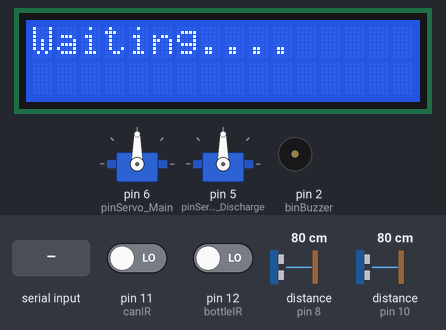
Bench run of a sketch on a simulated Arduino Uno, built with avr-gcc and run on an emulated ATmega328P. On the bench: 2 × servo, 16×2 character LCD, buzzer (waves = sounding). Wiring (inferred from the names in the program): 2 × ultrasonic range finder: trigger pin 7, echo pin 8 / trigger pin 9, echo pin 10. Inputs (shaded band) come from the test bench; at power-on: distance to the obstacle (sensors on pin 8, pin 10) 80 cm, pin 11 (canIR) LOW, pin 12 (bottleIR) LOW. The echo pulse lasts 58.3 µs per cm; what the sketch prints to the serial monitor is not drawn.

Above: at 0.1 s.
3.3 s: distance to the obstacle (sensor on pin 8) set to 34 cm
5.3 s: distance to the obstacle (sensor on pin 8) set to 28 cm
At 6.23 s:
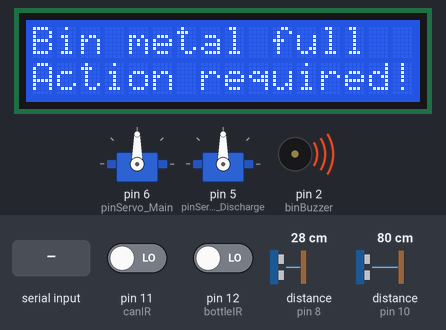
8.1 s: "1\n" received over Serial
At 10.0 s:
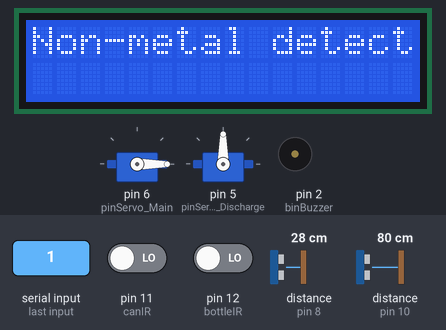
14.2 s: pin 11 (canIR) driven HIGH
At 16.5 s:
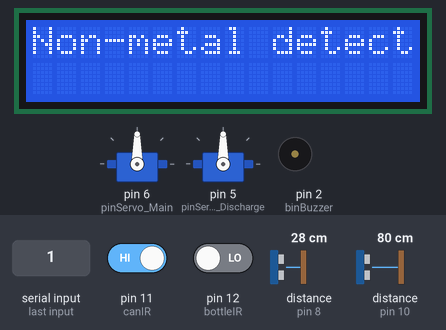
18.2 s: distance to the obstacle (sensor on pin 10) set to 33 cm
19.9 s: distance to the obstacle (sensor on pin 10) set to 28 cm
At 20.92 s:
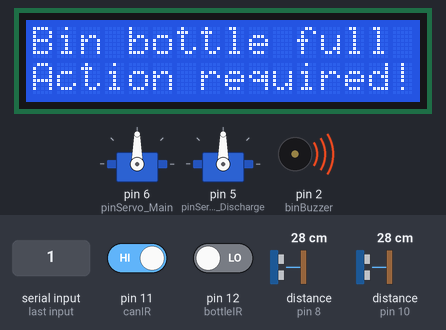
Timing chart, 0 to 23.8 s (numbered marks = the images above; inputs shaded):
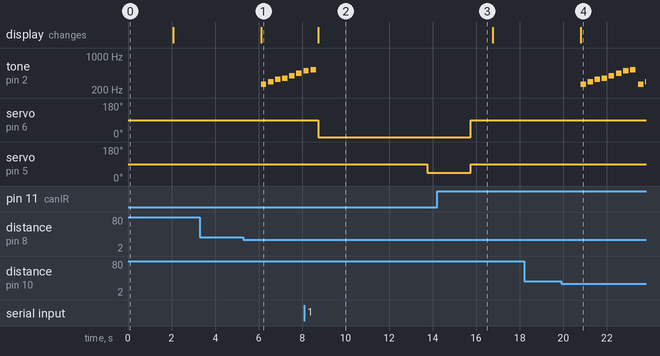

The sketch:

mycode.ino
```cpp
#include <Wire.h>
#include <Servo.h>
#include <LiquidCrystal_I2C.h>

#include "binMonitoring.h"

LiquidCrystal_I2C lcd(0x27, 16, 2);

BinMonitoring bin;

Servo servoMain;
Servo servoDischarge;

#define plasticBottle "bottle"
#define waterBottle "waterbottle"
#define metalCan "can"

const long interval = 1000;
unsigned long prevMills = 0;

const int pinServo_Main = 6;
const int pinServo_Discharge = 5;

void setup() {
  Serial.begin(9600);
  Serial.setTimeout(2000);

  servoMain.attach(pinServo_Main);
  servoMain.write(90); //default position

  servoDischarge.attach(pinServo_Discharge);
  servoDischarge.write(90); //default position

  lcd.init();
  lcd.backlight();
  lcd.setCursor(0,0);
  lcd.print("Waiting....");
  delay(2000);
  lcd.clear();
}

void loop() {
  unsigned long currentMills = millis();

  if(currentMills - prevMills >= interval) {

    if (Serial.available() > 0) {
      String command = Serial.readStringUntil('\n');
      command.trim();
      lcd.clear();
      if (command.equals(plasticBottle) || command.equals(waterBottle))
      {
        Serial.println("Bottle detected");
        lcd.clear();
        lcd.print("Bottle detected");
        lcd.setCursor(0, 0);

        servoMain.write(0);
        delay(5000);
        servoDischarge.write(45);
        delay(2000);
        servoMain.write(90);
        servoDischarge.write(90);
        delay(1000);
      } else if (command.equals(metalCan)) {
        lcd.clear();
        lcd.setCursor(0, 0);
        lcd.print("Metal detected");
        Serial.println("Can detected");

        servoMain.write(180);
        delay(5000);
        servoDischarge.write(45);
        delay(2000);
        servoMain.write(90);
        servoDischarge.write(90);
        delay(1000);
      } else {
        lcd.clear();
        lcd.setCursor(0, 0);
        lcd.print("Non-metal detected");
        Serial.println("Invalid command: " + command);
        servoMain.write(0);
        delay(5000);
        servoDischarge.write(45);
        delay(2000);
        servoMain.write(90);
        servoDischarge.write(90);
        delay(1000);
      }
      lcd.clear();
      lcd.setCursor(0, 0);
      lcd.print("Waiting...");
    }

    if(bin.canBinDistance() < 30 && bin.can_IRs() == 0) {
      lcd.clear();
      lcd.setCursor(0,0);
      lcd.print("Bin metal full");
      lcd.setCursor(0,1);
      lcd.print("Action required!");
      bin.buzzerStart();
    }

    if(bin.bottleBinDistance() < 30 && bin.bottle_IRs() == 0) {
      lcd.clear();
      lcd.setCursor(0,0);
      lcd.print("Bin bottle full");
      lcd.setCursor(0,1);
      lcd.print("Action required!");
      bin.buzzerStart();
    }

    prevMills = currentMills;
  }
}
```

binMonitoring.h
```cpp
class BinMonitoring {
  private:
    const int trigCan = 7;
    const int echCan = 8;
    const int trigBottle = 9;
    const int echBottle = 10;
    const int canIR = 11;
    const int bottleIR = 12;
    const int binBuzzer = 2;
    long distanceCan, durationCan;
    long distanceBottle, durationBottle;

    enum class tones {
      NOTE_C4 = 262,
      NOTE_D4 = 294,
      NOTE_E4 = 330,
      NOTE_F4 = 349,
      NOTE_G4 = 392,
      NOTE_A4 = 440,
      NOTE_B4 = 494,
      NOTE_C5 = 523
    };

    tones melody[8] = {tones::NOTE_C4, tones::NOTE_D4, tones::NOTE_E4, tones::NOTE_F4,
                       tones::NOTE_G4, tones::NOTE_A4, tones::NOTE_B4, tones::NOTE_C5};
    int noteDurations[8] = {4, 4, 4, 4, 4, 4, 4, 4}; // Quarter notes

  public:
    BinMonitoring() {
      pinMode(trigCan, OUTPUT);
      pinMode(echCan, INPUT);
      pinMode(trigBottle, OUTPUT);
      pinMode(echBottle, INPUT);
      pinMode(canIR, INPUT);
      pinMode(bottleIR, INPUT);
      pinMode(binBuzzer, OUTPUT);
    }
    ~BinMonitoring() {
      digitalWrite(trigCan, LOW);
      digitalWrite(echCan, LOW);
      digitalWrite(trigBottle, LOW);
      digitalWrite(echBottle, LOW);
    }

    long canBinDistance() {
      digitalWrite(trigCan, LOW);
      delayMicroseconds(2);
      digitalWrite(trigCan, HIGH);
      delayMicroseconds(10);
      digitalWrite(trigCan, LOW);

      durationCan = pulseIn(echCan, HIGH);
      distanceCan = durationCan / 58.2;
      return distanceCan;
    }

    long bottleBinDistance() {
      digitalWrite(trigBottle, LOW);
      delayMicroseconds(2);
      digitalWrite(trigBottle, HIGH);
      delayMicroseconds(10);
      digitalWrite(trigBottle, LOW);

      durationBottle = pulseIn(echBottle, HIGH);
      distanceBottle = durationBottle / 58.2;
      return distanceBottle;
    }

    int can_IRs() {
      return digitalRead(canIR);
    }

    int bottle_IRs() {
      return digitalRead(bottleIR);
    }

    void buzzerStart() {
      for (int i = 0; i < 8; i++) {
        int noteDuration = 1000 / noteDurations[i];
        tone(binBuzzer, static_cast<int>(melody[i]), noteDuration);
        int pauseBetweenNotes = noteDuration * 1.30;
        delay(pauseBetweenNotes);
        noTone(binBuzzer);
      }
    }
};
```

Measured:
- the behaviour switches between 31 and 30 cm on distance to the obstacle (sensor on pin 8) (found by bisection; images 0 and 1)
- the behaviour switches between 31 and 30 cm on distance to the obstacle (sensor on pin 10) (found by bisection; images 3 and 4)
- after the input at 3.3 s, every drawn part: stays the same
- after the input at 5.3 s, tone on pin 2 (binBuzzer): plays 262 Hz for 0.25 s, 294 Hz for 0.25 s, 330 Hz for 0.25 s, 349 Hz for 0.25 s, 392 Hz for 0.25 s, 440 Hz for 0.25 s … (7 notes in this stretch), starting after 0.81 s; the display: changes after 0.81 s (image 1)
- after the input at 8.1 s, tone on pin 2 (binBuzzer): goes on until 8.6 s, then stays silent; servo on pin 6 (pinServo_Main): 90° → 0° after 0.64 s; servo on pin 5 (pinServo_Discharge): 90° → 45° after 5.6 s; the display: changes after 0.64 s (image 2)
- after the input at 14.2 s, tone on pin 2 (binBuzzer): stops changing and stays silent
- after the input at 18.2 s, every drawn part: stays the same
- after the input at 19.9 s, tone on pin 2 (binBuzzer): plays 262 Hz for 0.25 s, 294 Hz for 0.25 s, 330 Hz for 0.25 s, 349 Hz for 0.25 s, 392 Hz for 0.25 s, 440 Hz for 0.25 s … (10 notes in this stretch), starting after 0.90 s; the display: changes after 0.90 s (image 4)
